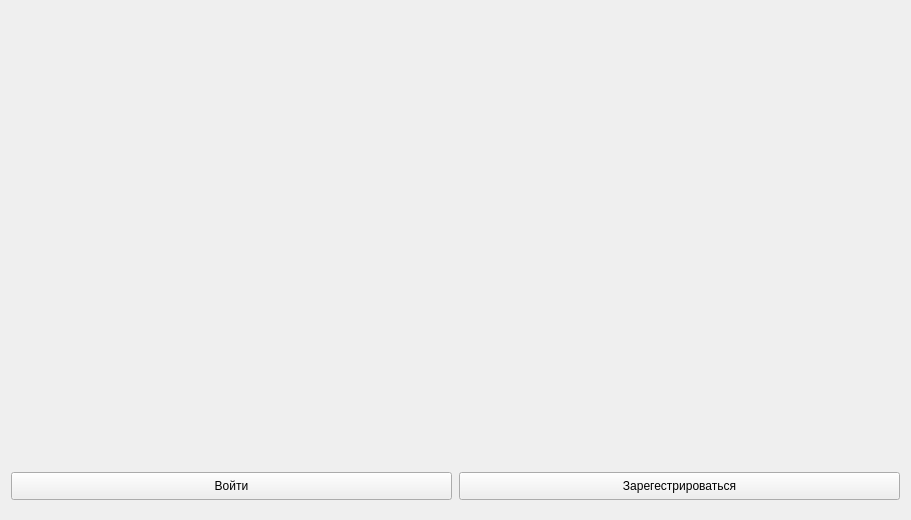
    <widget class="QWidget" name="Main">
     <property name="minimumSize">
      <size>
       <width>911</width>
       <height>511</height>
      </size>
     </property>
     <widget class="QPushButton" name="sign_in">
      <property name="geometry">
       <rect>
        <x>459</x>
        <y>472</y>
        <width>441</width>
        <height>28</height>
       </rect>
      </property>
      <property name="text">
       <string>Зарегестрироваться</string>
      </property>
     </widget>
     <widget class="QPushButton" name="login">
      <property name="geometry">
       <rect>
        <x>11</x>
        <y>472</y>
        <width>441</width>
        <height>28</height>
       </rect>
      </property>
      <property name="text">
       <string>Войти</string>
      </property>
     </widget>
     <widget class="QLabel" name="label_143">
      <property name="geometry">
       <rect>
        <x>11</x>
        <y>11</y>
        <width>889</width>
        <height>457</height>
       </rect>
      </property>
      <property name="minimumSize">
       <size>
        <width>889</width>
        <height>457</height>
       </size>
      </property>
      <property name="maximumSize">
       <size>
        <width>889</width>
        <height>457</height>
       </size>
      </property>
      <property name="text">
       <string/>
      </property>
      <property name="alignment">
       <set>Qt::AlignCenter</set>
      </property>
     </widget>
     <widget class="QLabel" name="label_78">
      <property name="geometry">
       <rect>
        <x>850</x>
        <y>460</y>
        <width>51</width>
        <height>51</height>
       </rect>
      </property>
      <property name="text">
       <string/>
      </property>
     </widget>
    </widget>
